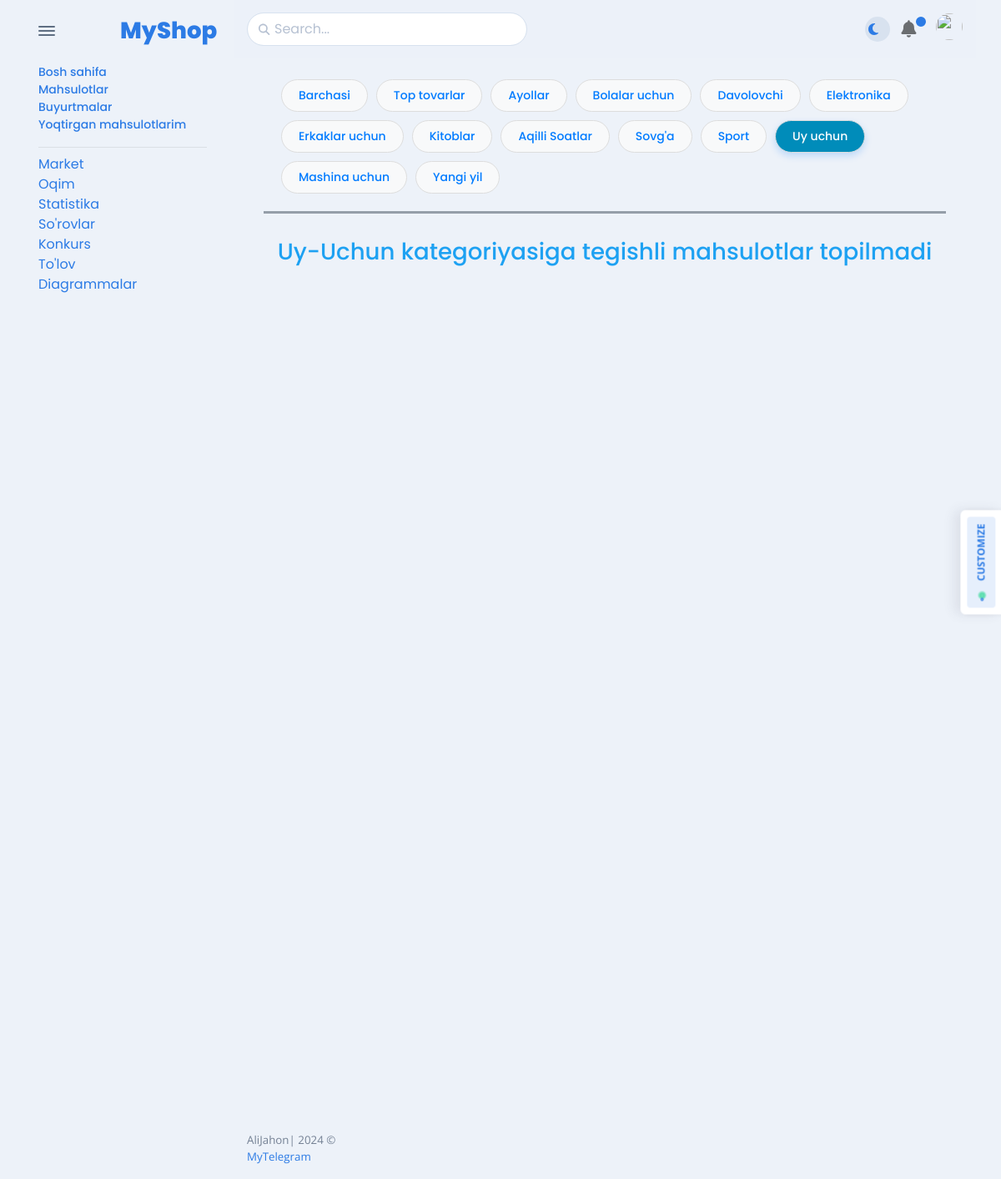
The page /category/uy-uchun on the database its author committed.
### apps/models.py (models this page shows, shortened)
class Category(Model):
    image = ImageField(upload_to='categories/')
    name = CharField(max_length=50)
    slug = SlugField(unique=True)

### apps/views.py (the view)
# urls.py: path('category/<slug:slug>', views.CategoryProduct.as_view(), name='category_product'),
class CategoryProduct(ListView):
    model = Product
    context_object_name = 'products'
    template_name = 'apps/product/mahsulotlar.html'
    def get_queryset(self):
        if self.kwargs['slug'] != 'barchasi' and self.kwargs['slug'] != 'top_tovarlar':
            return Product.objects.filter(category__slug=self.kwargs['slug'],reserve__gt=0)
        if self.kwargs['slug'] == 'top_tovarlar':
            return Product.objects.annotate(
                total_quantity=Sum('orders__quantity')
            ).order_by('-total_quantity')[:2]
        return Product.objects.filter(reserve__gt=0)
    def get_context_data(self, *, object_list=None, **kwargs):
        context = super().get_context_data(**kwargs)
        context['categorys'] = Category.objects.all()
        if self.kwargs['slug'] != 'barchasi':
            context['current_category'] = self.kwargs.get('slug')
        elif self.kwargs['slug'] == 'top_tovarlar':
            context['current_category'] = 'top_tovarlar'
        else:
            context['current_category'] = 'barchasi'
        context['wishlist_count'] = Wishlist.objects.filter(user_id=self.request.user.id).count()
        return context

### templates/apps/product/mahsulotlar.html (shortened to what this page needs)
{% extends 'apps/base_include/base.html' %}
{% load humanize %}
{% block main %}
    <div class="card-body">
        <div class="container border-bottom-4">
            <div class="header_tab_menu">
                <div class="header_menu" style="overflow: auto; display: flex; flex-wrap: wrap;">
                    <a href="{% url 'category_product' slug='barchasi' %}"
                       class="btn btn-default {% if current_category == 'barchasi' %}active{% endif %}">
                        Barchasi
                    </a>
                <a href="{% url 'category_product' 'top_tovarlar' %}"
                   class="btn btn-default {% if current_category == 'top_tovarlar' %}active{% endif %}">
                        Top tovarlar
                    </a>
                    {% for category in categorys %}
                        <a href="{% url 'category_product' slug=category.slug %}"
                           class="btn btn-default {% if current_category == category.slug %}active{% endif %}">
                            {{ category.name }}
                        </a>
                    {% endfor %}
                </div>
            </div>
        </div>
        <hr class="mb-4 navbar-vertical-divider"
            style="height: 3px; background-color: #959ea9; border: none;">
        {% if products %}
            <div class="container" id="productsList">
                <div class="content_grid">
                    <div class="row">
                        {% for product in products %}
                            <div class="col-12 col-md-6 col-lg-4 mb-3">
                                <div class="border rounded-1 d-flex flex-column justify-content-between pb-3">
                                    <div class="overflow-hidden">
                                        <div class="position-relative rounded-top overflow-hidden">
                                            <a class="d-block" href="{% url 'product_detail' slug=product.slug %}">
                                                <img class="img-fluid rounded-top" src="{{ product.image.url }}" alt="">
                                            </a>
                                        </div>
                                        <div class="p-2">
                                            <h5 class="fs-0">
                                                <a class="text-dark" href="{% url 'product_detail' product.slug %}">
                                                    {{ product.name }}
                                                </a>
                                            </h5>
                                            <p class="fs-0">Zaxirada: {{ product.reserve }}</p>
                                            <p class="fs--1 mb-2">
                                                <a class="text-500" href="{% url 'category_product' slug=product.category.slug %}">
                                                    {{ product.category.name }}
                                                </a>
                                            </p>
                                            <h5 class="fs-md-2 text-warning mb-0 d-flex align-items-center mb-2">
                                                {{ product.price|floatformat:0|intcomma }} so'm
                                                {% if product.discount >= 1 %}
                                                    <del class="ms-2 fs--1 text-500">
                                                        {{ product.price|floatformat:0|intcomma }}
                                                    </del>
                                                {% endif %}
                                            </h5>
                                        </div>
                                    </div>
                                    <div class="d-flex flex-between-center px-3">
                                        <div>
                                            <a class="btn btn-sm btn-falcon-default" style="width: 130px;"
                                               {% if request.user.is_authenticated %}
                                                href="{% url 'add_to_wishlist' slug=product.slug %}"
                                               {% else %}
                                               href="{% url 'auth'%}"
                                               {% endif %}
                                                data-bs-toggle="tooltip" data-bs-placement="top" title="Add to Cart">
                                                <svg class="svg-inline--fa fa-cart-plus fa-w-18" aria-hidden="true"
                                                     focusable="false" data-prefix="fas" data-icon="cart-plus" role="img"
                                                     xmlns="http://www.w3.org/2000/svg" viewBox="0 0 576 512">
                                                    <path fill="currentColor"
                                                          d="M504.717 320H211.572l6.545 32h268.418c15.401 0 26.816 14.301 23.403 29.319l-5.517 24.276C523.112 414.668 536 433.828 536 456c0 31.202-25.519 56.444-56.824 55.994-29.823-.429-54.35-24.631-55.155-54.447-.44-16.287 6.085-31.049 16.803-41.548H231.176C241.553 426.165 248 440.326 248 456c0 31.813-26.528 57.431-58.67 55.938-28.54-1.325-51.751-24.385-53.251-52.917-1.158-22.034 10.436-41.455 28.051-51.586L93.883 64H24C10.745 64 0 53.255 0 40V24C0 10.745 10.745 0 24 0h102.529c11.401 0 21.228 8.021 23.513 19.19L159.208 64H551.99c15.401 0 26.816 14.301 23.403 29.319l-47.273 208C525.637 312.246 515.923 320 504.717 320zM408 168h-48v-40c0-8.837-7.163-16-16-16h-16c-8.837 0-16 7.163-16 16v40h-48c-8.837 0-16 7.163-16 16v16c0 8.837 7.163 16 16 16h48v40c0 8.837 7.163 16 16 16h16c8.837 0 16-7.163 16-16v-40h48c8.837 0 16-7.163 16-16v-16c0-8.837-7.163-16-16-16z"></path>
                                                </svg>
                                            </a>
                                        </div>
                                    </div>
                                </div>
                            </div>
                        {% endfor %}
                    </div>
                </div>
            </div>
        {% else %}
            <h3 style="color: #1da1f2; text-align: center">{{ current_category|title }} kategoriyasiga tegishli mahsulotlar topilmadi</h3>
        {% endif %}
    </div>
{% endblock %}

### templates/apps/base_include/base.html (style rules this page uses)
a { display: flex; align-items: center; text-decoration: none; }

### rows shown on the page
Category: name "Ayollar"
Category: name "Bolalar uchun"
Category: name "Davolovchi"
Category: name "Elektronika"
Category: name "Erkaklar uchun"
Category: name "Kitoblar"
Category: name "Aqilli Soatlar"
Category: name "Sovg'a"
Category: name "Sport"
Category: name "Uy uchun", slug "Uy-Uchun"
Category: name "Mashina uchun"
Category: name "Yangi yil"
